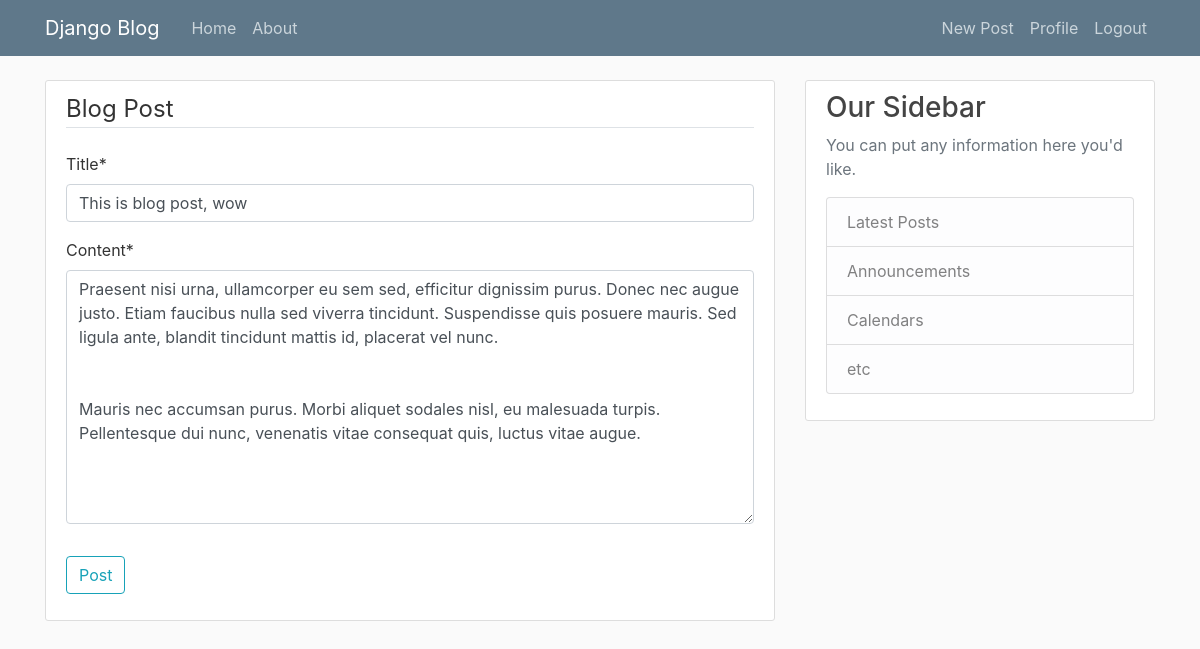
The page /post/15/update (signed in) on the database its author committed.
### blog/models.py (models this page shows, shortened)
class Post(models.Model):
    title = models.CharField(max_length=100)
    content = models.TextField()
    date_posted = models.DateTimeField(default=timezone.now)
    author = models.ForeignKey(User, on_delete=models.CASCADE)

### blog/views.py (the view, shortened to what this page needs)
# urls.py: path('post/<int:pk>/update', PostUpdateView.as_view(), name='post-update'),
class PostUpdateView(LoginRequiredMixin, UserPassesTestMixin, UpdateView):
    model = Post
    fields = ['title', 'content']
    def test_func(self):
        post = self.get_object()
        if self.request.user == post.author:
            return True
        return False

### blog/templates/blog/post_form.html (shortened to what this page needs)
{% extends "blog/base.html" %}
{% load crispy_forms_tags %}
{% block content %}
<div class='content-section'>
    <form method="POST">
        <fieldset class='form-group'>
            <legend class="border-bottom mb-4">Blog Post
            </legend>
            {{ form|crispy }}
        </fieldset>
        <div class='form-group'>
            <button class='btn btn-outline-info' type="submit">Post</button>
        </div>
    </form>
</div>
{% endblock content %}

### blog/static/blog/main.css (style rules this page uses)
body { background: #fafafa; color: #333333; margin-top: 5rem; }
.content-section { background: #ffffff; padding: 10px 20px; border: 1px solid #dddddd; border-radius: 3px; margin-bottom: 20px; }

### rows shown on the page
Post: title "This is blog post, wow", content "Praesent nisi urna, ullamcorper eu sem sed, efficitur dignissim purus. Donec nec augue justo. Etiam faucibus nulla sed viverra tincidunt. Suspendisse quis posuere mauris. Sed ligula ante, blandit tincidunt mattis id, placerat vel nunc. Mauris nec accumsan purus. Morbi aliquet sodales nisl, eu malesuada turpis. Pellentesque dui nunc, venenatis vitae consequat quis, luctus vitae augue."
